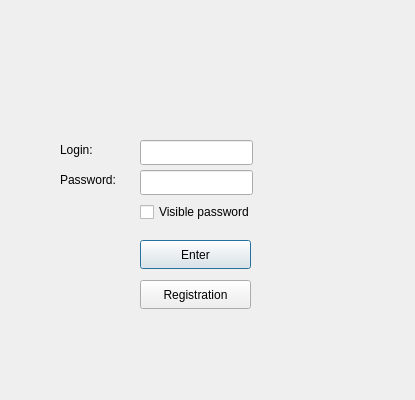
<?xml version="1.0" encoding="UTF-8"?>
<ui version="4.0">
 <class>EnterWindow</class>
 <widget class="QDialog" name="EnterWindow">
  <property name="geometry">
   <rect>
    <x>0</x>
    <y>0</y>
    <width>415</width>
    <height>400</height>
   </rect>
  </property>
  <property name="windowTitle">
   <string>Dialog</string>
  </property>
  <widget class="QPushButton" name="EnterPushButton">
   <property name="geometry">
    <rect>
     <x>140</x>
     <y>240</y>
     <width>111</width>
     <height>29</height>
    </rect>
   </property>
   <property name="text">
    <string>Enter</string>
   </property>
  </widget>
  <widget class="QLineEdit" name="logLineEdit">
   <property name="geometry">
    <rect>
     <x>140</x>
     <y>140</y>
     <width>113</width>
     <height>25</height>
    </rect>
   </property>
  </widget>
  <widget class="QLineEdit" name="pasLineEdit">
   <property name="geometry">
    <rect>
     <x>140</x>
     <y>170</y>
     <width>113</width>
     <height>25</height>
    </rect>
   </property>
  </widget>
  <widget class="QLabel" name="label_2">
   <property name="geometry">
    <rect>
     <x>60</x>
     <y>170</y>
     <width>81</width>
     <height>20</height>
    </rect>
   </property>
   <property name="text">
    <string>Password:</string>
   </property>
  </widget>
  <widget class="QLabel" name="label">
   <property name="geometry">
    <rect>
     <x>60</x>
     <y>140</y>
     <width>63</width>
     <height>20</height>
    </rect>
   </property>
   <property name="text">
    <string>Login:</string>
   </property>
  </widget>
  <widget class="QPushButton" name="RegistreationPushButton">
   <property name="geometry">
    <rect>
     <x>140</x>
     <y>280</y>
     <width>111</width>
     <height>29</height>
    </rect>
   </property>
   <property name="text">
    <string>Registration</string>
   </property>
  </widget>
  <widget class="QCheckBox" name="VisiblecCheckBox">
   <property name="geometry">
    <rect>
     <x>140</x>
     <y>200</y>
     <width>141</width>
     <height>24</height>
    </rect>
   </property>
   <property name="text">
    <string>Visible password</string>
   </property>
  </widget>
 </widget>
 <resources/>
 <connections/>
</ui>
